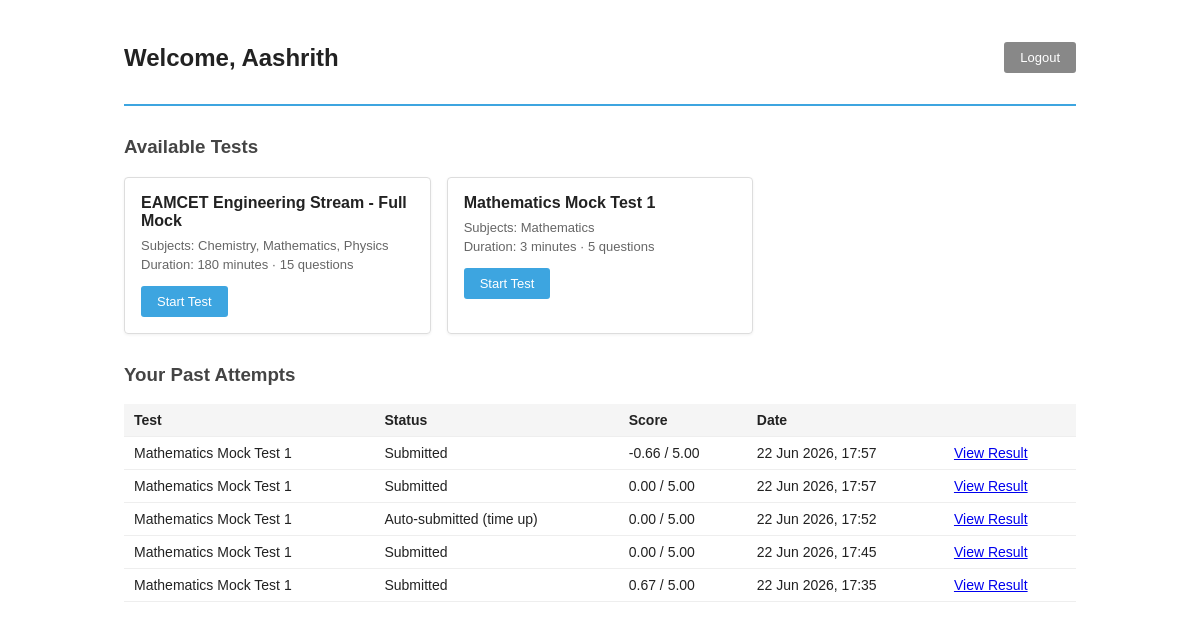
The page /tests/ (signed in) on the database its author committed.
### exams/models.py (models this page shows, shortened)
class Test(models.Model):
    title = models.CharField(max_length=255)
    system_name = models.CharField(
        max_length=50, default='C001',
        help_text="Short code shown top-left on login screen, e.g. C001"
    )
    duration_minutes = models.PositiveIntegerField(
        default=180, validators=[MinValueValidator(1)],
        help_text="Total test duration in minutes"
    )
    instructions = models.TextField(
        blank=True,
        help_text="Shown on the instructions page before the test starts"
    )
    is_active = models.BooleanField(default=True)
    created_at = models.DateTimeField(auto_now_add=True)
    class Meta:
        ordering = ['-created_at']
    @property
    def subjects(self):
        return Subject.objects.filter(testsection__test=self).distinct()
    @property
    def total_questions(self):
        return Question.objects.filter(section__test=self).count()

class Subject(models.Model):
    name = models.CharField(max_length=100, unique=True)
    class Meta:
        ordering = ['name']

class TestAttempt(models.Model):
    STATUS_CHOICES = [
        ('IN_PROGRESS', 'In Progress'),
        ('SUBMITTED', 'Submitted'),
        ('AUTO_SUBMITTED', 'Auto-submitted (time up)'),
    ]
    candidate = models.ForeignKey(User, on_delete=models.CASCADE, related_name='attempts')
    test = models.ForeignKey(Test, on_delete=models.CASCADE, related_name='attempts')
    started_at = models.DateTimeField(auto_now_add=True)
    submitted_at = models.DateTimeField(null=True, blank=True)
    status = models.CharField(max_length=20, choices=STATUS_CHOICES, default='IN_PROGRESS')
    score = models.DecimalField(max_digits=7, decimal_places=2, null=True, blank=True)
    total_marks = models.DecimalField(max_digits=7, decimal_places=2, null=True, blank=True)
    correct_count = models.PositiveIntegerField(default=0)
    wrong_count = models.PositiveIntegerField(default=0)
    unanswered_count = models.PositiveIntegerField(default=0)
    class Meta:
        ordering = ['-started_at']

### exams/views.py (the view)
# urls.py: path('tests/', views.test_list, name='test_list'),
@login_required
def test_list(request):
    tests = Test.objects.filter(is_active=True)
    attempts = TestAttempt.objects.filter(candidate=request.user).select_related('test')
    return render(request, 'exams/test_list.html', {
        'tests': tests,
        'attempts': attempts,
    })

### exams/templates/exams/test_list.html (shortened to what this page needs)
{% extends 'exams/base.html' %}
{% block content %}
<div class="dashboard">
    <div class="dashboard-header">
        <h2>Welcome, {{ request.user.first_name|default:request.user.username }}</h2>
        <a href="{% url 'logout' %}" class="btn-logout">Logout</a>
    </div>
    <h3 class="section-title">Available Tests</h3>
    <div class="test-grid">
        {% for test in tests %}
        <div class="test-card">
            <h4>{{ test.title }}</h4>
            <p class="test-meta">
                Subjects: {% for s in test.subjects %}{{ s.name }}{% if not forloop.last %}, {% endif %}{% endfor %}
            </p>
            <p class="test-meta">Duration: {{ test.duration_minutes }} minutes &middot; {{ test.total_questions }} questions</p>
            <a href="{% url 'test_instructions' test.id %}" class="btn-start">Start Test</a>
        </div>
        {% empty %}
        <p>No tests available right now.</p>
        {% endfor %}
    </div>
    {% if attempts %}
    <h3 class="section-title">Your Past Attempts</h3>
    <table class="attempts-table">
        <thead>
            <tr><th>Test</th><th>Status</th><th>Score</th><th>Date</th><th></th></tr>
        </thead>
        <tbody>
            {% for a in attempts %}
            <tr>
                <td>{{ a.test.title }}</td>
                <td>{{ a.get_status_display }}</td>
                <td>{% if a.score is not None %}{{ a.score }} / {{ a.total_marks }}{% else %}&mdash;{% endif %}</td>
                <td>{{ a.started_at|date:"d M Y, H:i" }}</td>
                <td>
                    {% if a.status == 'IN_PROGRESS' %}
                        <a href="{% url 'take_test' a.id %}">Resume</a>
                    {% else %}
                        <a href="{% url 'result' a.id %}">View Result</a>
                    {% endif %}
                </td>
            </tr>
            {% endfor %}
        </tbody>
    </table>
    {% endif %}
</div>
{% endblock %}

### exams/templates/exams/base.html (shortened to what this page needs)
{% load static %}
<!DOCTYPE html>
<html lang="en">
<head>
    <link rel="stylesheet" href="{% static 'css/style.css' %}">
</head>
<body>
    {% block content %}{% endblock %}
</body>
</html>

### static/css/style.css (style rules this page uses)
* { box-sizing: border-box; }
body { margin: 0; font-family: Arial, Helvetica, sans-serif; background: #fff; color: #222; }
.dashboard { max-width: 1000px; margin: 0 auto; padding: 24px; }
.dashboard-header { display: flex; justify-content: space-between; align-items: center; border-bottom: 2px solid #3da5e0; padding-bottom: 12px; margin-bottom: 20px; }
.btn-logout { background: #888; color: #fff; padding: 8px 16px; text-decoration: none; border-radius: 3px; font-size: 13px; }
.section-title { margin-top: 30px; color: #444; }
.test-grid { display: grid; grid-template-columns: repeat(auto-fill, minmax(260px, 1fr)); gap: 16px; }
.test-card { border: 1px solid #ddd; border-radius: 4px; padding: 16px; box-shadow: 0 1px 3px rgba(0,0,0,0.06); }
.test-card h4 { margin: 0 0 8px; color: #222; }
.test-meta { font-size: 13px; color: #666; margin: 4px 0; }
.btn-start { display: inline-block; margin-top: 10px; background: #3da5e0; color: #fff; padding: 8px 16px; text-decoration: none; border-radius: 3px; font-size: 13px; border: none; cursor: pointer; }
.attempts-table { width: 100%; border-collapse: collapse; margin-top: 10px; }
.attempts-table th, .attempts-table td { text-align: left; padding: 8px 10px; border-bottom: 1px solid #eee; font-size: 14px; }
.attempts-table th { background: #f5f5f5; }

### rows shown on the page
Test: title "EAMCET Engineering Stream - Full Mock", duration_minutes "180", total_questions "15"
Subject: name "Chemistry"
Subject: name "Mathematics"
Subject: name "Physics"
Test: title "Mathematics Mock Test 1", duration_minutes "3", total_questions "5"
TestAttempt: test "Mathematics Mock Test 1", status "Submitted", score "-0.66", total_marks "5.00", started_at "22 Jun 2026, 17:57", shows "View Result"
TestAttempt: test "Mathematics Mock Test 1", status "Submitted", score "0.00", total_marks "5.00", started_at "22 Jun 2026, 17:57", shows "View Result"
TestAttempt: test "Mathematics Mock Test 1", status "Auto-submitted (time up)", score "0.00", total_marks "5.00", started_at "22 Jun 2026, 17:52", shows "View Result"
TestAttempt: test "Mathematics Mock Test 1", status "Submitted", score "0.00", total_marks "5.00", started_at "22 Jun 2026, 17:45", shows "View Result"
TestAttempt: test "Mathematics Mock Test 1", status "Submitted", score "0.67", total_marks "5.00", started_at "22 Jun 2026, 17:35", shows "View Result"

### other values the page prints
{{ request.user.first_name|default:request.user.username }} "Aashrith"
